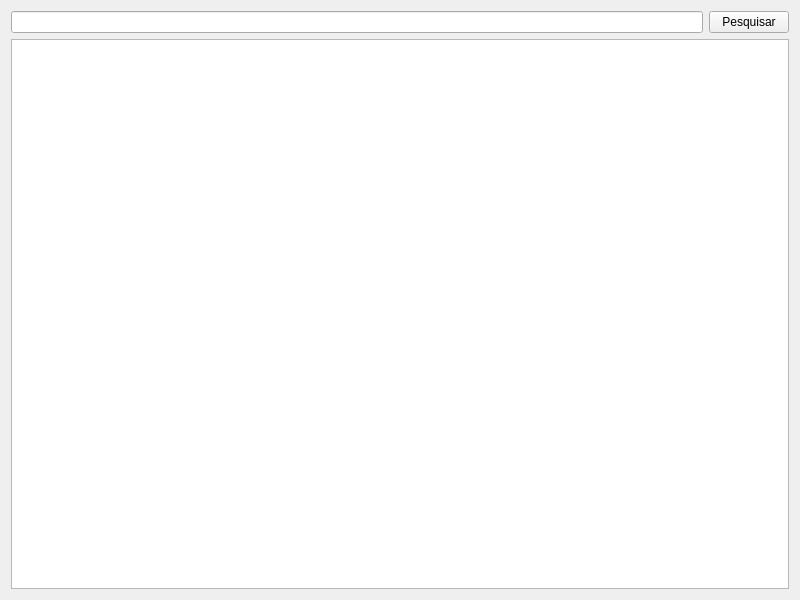
<?xml version="1.0" encoding="UTF-8"?>
<ui version="4.0">
 <class>Widget</class>
 <widget class="QWidget" name="Widget">
  <property name="geometry">
   <rect>
    <x>0</x>
    <y>0</y>
    <width>800</width>
    <height>600</height>
   </rect>
  </property>
  <property name="windowTitle">
   <string>Widget</string>
  </property>
  <layout class="QVBoxLayout" name="verticalLayout_2">
   <item>
    <layout class="QVBoxLayout" name="verticalLayout">
     <item>
      <layout class="QHBoxLayout" name="horizontalLayout">
       <item>
        <widget class="QLineEdit" name="search_lineEdit"/>
       </item>
       <item>
        <widget class="QPushButton" name="searchButton">
         <property name="text">
          <string>Pesquisar</string>
         </property>
        </widget>
       </item>
      </layout>
     </item>
     <item>
      <widget class="QTextBrowser" name="textBrowser"/>
     </item>
    </layout>
   </item>
  </layout>
 </widget>
 <resources/>
 <connections/>
</ui>
